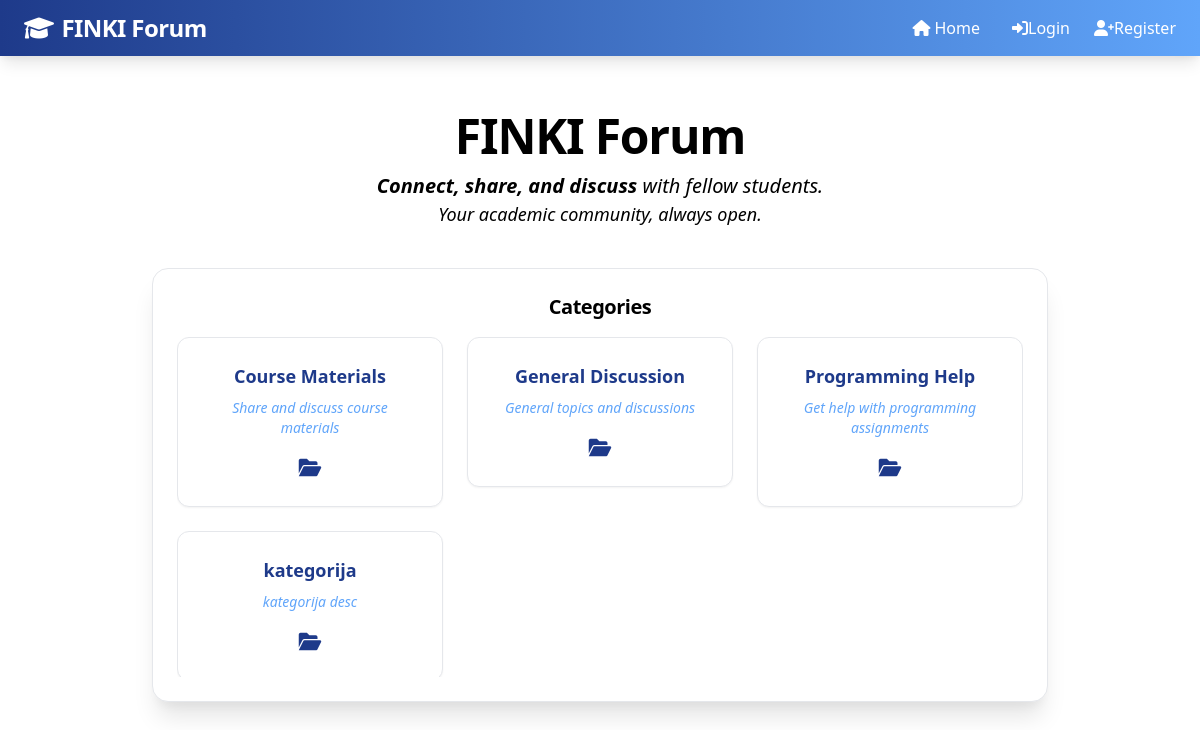
The page / on the database its author committed.
### forum/models.py (models this page shows, shortened)
class Category(models.Model):
    name = models.CharField(max_length=100)
    description = models.TextField()
    created_date = models.DateTimeField(default=timezone.now)
    class Meta:
        verbose_name_plural = "Categories"
        ordering = ['name']

### forum/views.py (the view)
# urls.py: path('', views.index, name='index'),
def index(request):
    categories = Category.objects.annotate(
        post_count=Count('posts')
    ).order_by('name')
    recent_posts = Post.objects.select_related('author', 'category').order_by('-created_date')[:5]
    context = {
        'categories': categories,
        'recent_posts': recent_posts,
    }
    return render(request, 'forum/index.html', context)

### templates/forum/index.html (shortened to what this page needs)
{% extends 'base.html' %}
{% block content %}
<div class="min-h-screen bg-white flex flex-col">
      <header class="w-full pt-8 pb-4 flex flex-col items-center">
    <h1 class="text-5xl font-extrabold text-[#2c307a] tracking-tight mb-3 text-center">FINKI Forum</h1>
    <p class="italic text-[#2993d1] text-xl text-center max-w-lg mx-auto mb-4">
      <span class="font-semibold">Connect, share, and discuss</span> with fellow students.<br>
      <span class="text-[#2c307a] text-lg font-medium">Your academic community, always open.</span>
    </p>
  </header>
  <main class="flex-1 w-full flex flex-col items-center mt-2">
    <div class="bg-white rounded-2xl border border-[#2993d1]/10 shadow-xl p-6 max-w-4xl w-full mx-auto">
      <h2 class="text-xl font-semibold text-[#2993d1] mb-4 text-center tracking-tight">Categories</h2>
      <div class="overflow-y-auto" style="max-height: 340px;">
        <div class="grid grid-cols-1 sm:grid-cols-2 md:grid-cols-3 gap-6 justify-center">
          {% if categories %}
            {% for category in categories %}
            <a href="{% url 'forum:category_posts' category.pk %}" class="group">
              <div class="flex flex-col gap-2 px-6 py-6 rounded-xl border border-[#2993d1] bg-white transition hover:border-[#2993d1] hover:bg-[#2993d1]/10 shadow-sm hover:shadow-lg cursor-pointer items-center text-center">
                <span class="text-lg font-semibold text-blue-900 group-hover:text-blue-400">{{ category.name }}</span>
                <span class="text-blue-400 text-sm italic">{{ category.description }}</span>
                <i class="fas fa-folder-open text-blue-900 text-xl mt-2"></i>
              </div>
            </a>
            {% endfor %}
          {% else %}
            <div class="flex flex-col items-center text-gray-400 py-8 col-span-full">
              <i class="fas fa-folder-open text-xl mb-2"></i>
              <span class="text-sm">No categories available.</span>
            </div>
          {% endif %}
        </div>
      </div>
    </div>
  </main>
</div>
{% endblock %}

### rows shown on the page
Category: name "Course Materials", description "Share and discuss course materials"
Category: name "General Discussion", description "General topics and discussions"
Category: name "Programming Help", description "Get help with programming assignments"
Category: name "kategorija", description "kategorija desc"
